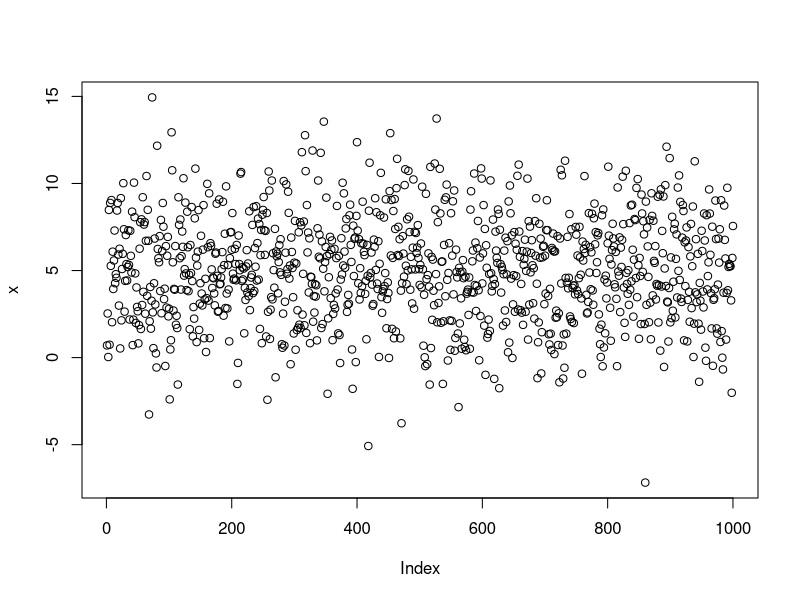
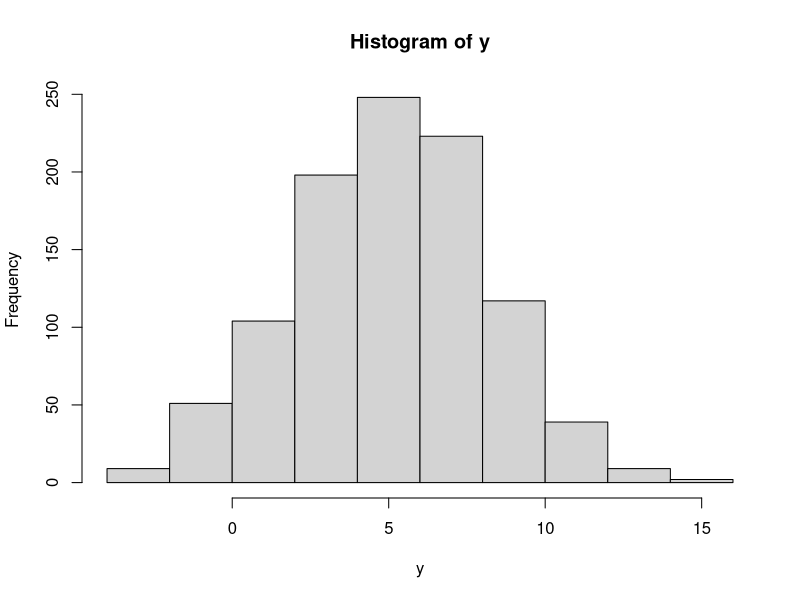
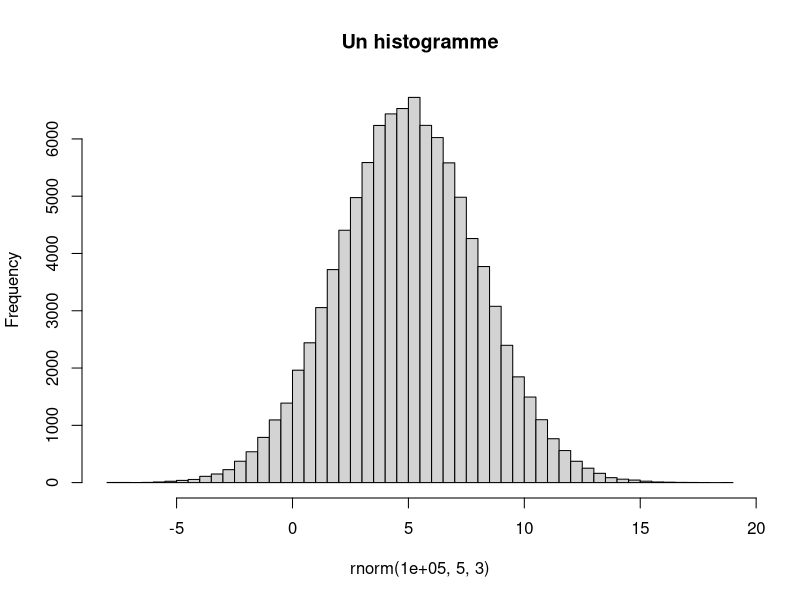
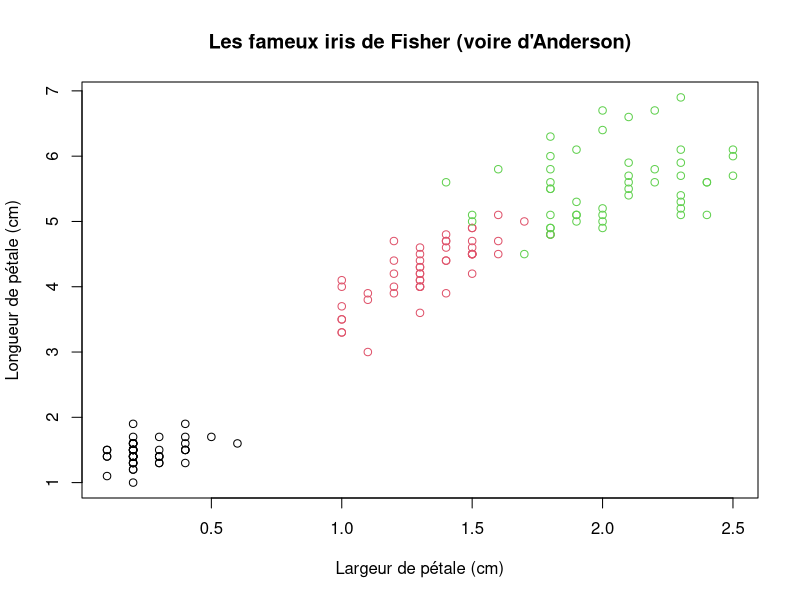
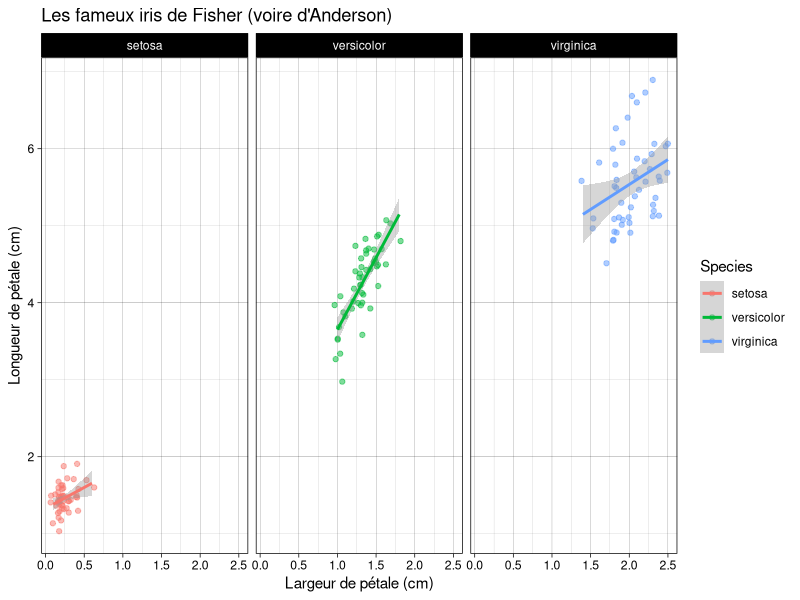

The R script that drew these images, in order:
## ---- chunk 1
set.seed(2329) # ensure reproducibility
## ---- chunk 2
sample(1:6, size=1)
## ---- chunk 3
sample(1:49, size=6, replace=FALSE)
## ---- chunk 4
runif(10, 0, 1) # see ?runif
## ---- chunk 5
x <- rnorm(1e3, 5, 3)
mean(x)
sd(x)
## ---- chunk 6
y <- rnorm(1e3, 5, 3)
mean(x) - mean(y)
## ---- chunk 7
set.seed(2329)
rnorm(10)
## ---- chunk 8
plot(x)
## ---- chunk 9
hist(y)
## ---- chunk 10
hist(rnorm(1e5, 5, 3), breaks=50, main="Un histogramme")

## ---- chunk 11
head(iris)
plot(Petal.Length~Petal.Width, data=iris, col=Species,
     xlab="Largeur de pétale (cm)", ylab="Longueur de pétale (cm)",
     main="Les fameux iris de Fisher (voire d'Anderson)")
## ---- chunk 12
library(ggplot2)
ggplot(iris) + 
  aes(x=Petal.Width, y=Petal.Length, col=Species) + 
  geom_jitter(alpha=0.5) +
  geom_smooth(method="lm", formula="y~x") +
  facet_grid(~Species) +
  xlab("Largeur de pétale (cm)") + 
  ylab("Longueur de pétale (cm)") +
  ggtitle("Les fameux iris de Fisher (voire d'Anderson)") +
  theme_linedraw()
